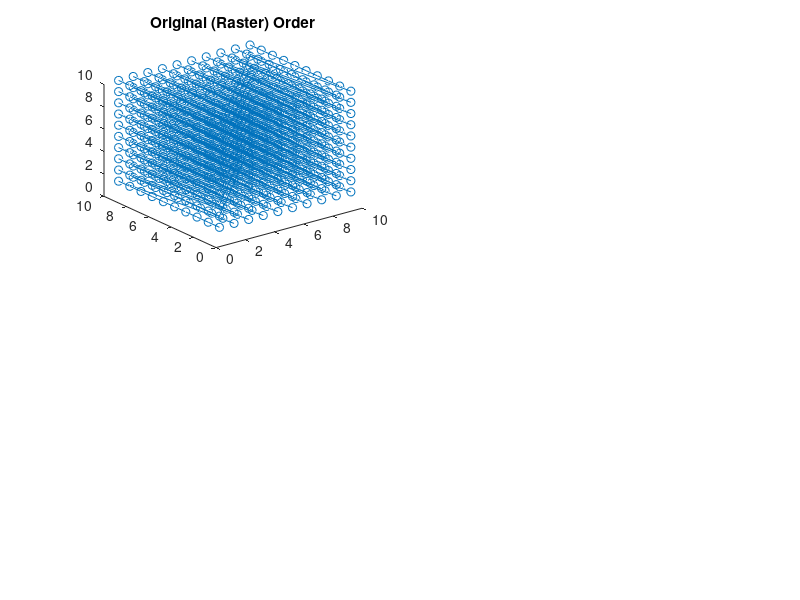

The MATLAB source for this figure: (Note: this script raises an error after producing the figure.)
clear all;



DIM = 3;
NX = 10;
plotCurves = 1;
testAll = 0;
if DIM == 1
    %[nodeX, nodeY, nodeZ] = meshgrid(linspace(0,1,NX),0,0);
    [nodeX, nodeY, nodeZ] = meshgrid(1:NX,0,0);
    [ijkX, ijkY, ijkZ] = meshgrid(1:NX,0,0);
elseif DIM == 2
    %[nodeX, nodeY, nodeZ] = meshgrid(linspace(0,1,NX),linspace(0,1,NX),0);
    [nodeX, nodeY, nodeZ] = meshgrid(1:NX,1:NX,0);
    [ijkX, ijkY, ijkZ] = meshgrid(1:NX,1:NX,0);
elseif DIM==3
    [nodeX, nodeY, nodeZ] = meshgrid(1:NX,1:NX,1:NX);
    % [nodeX, nodeY, nodeZ] = meshgrid(linspace(0,1,NX),linspace(0,1,NX),linspace(0,1,NX));
    [ijkX, ijkY, ijkZ] = meshgrid(1:NX,1:NX,1:NX);
else
    fprintf('Error, No support for dimensions greater than 3\n');
    return;
end

nodes = [nodeX(:), nodeY(:), nodeZ(:)];
clear nodeX nodeY nodeZ;
ijk_ind = [ijkX(:), ijkY(:), ijkZ(:)];
clear ijkX ijkY ijkZ;

%subplot(2,1,2)
% plot3(s_nodes(:,1), s_nodes(:,2), s_nodes(:,3),'o-');
% xlabel('k');
% ylabel('i');
% zlabel('j');

if plotCurves
    subplot(2,2,1);
    plot3(nodes(:,1), nodes(:,2), nodes(:,3),'o-');
    title('Original (Raster) Order');
    view(max(2,DIM))
end


%% Z-order
morton_ind = ijk_to_zz(ijk_ind, DIM, [0,1]);
[temp morton_compressed_ind] = sort(morton_ind);
s_nodes = nodes(morton_compressed_ind,:);

if plotCurves
    subplot(2,2,2);
    plot3(s_nodes(:,1), s_nodes(:,2), s_nodes(:,3),'o-');
    title('Morton (Z) Order');
    view(max(2,DIM))
end

if testAll
    
    %% U-order
    morton_ind = ijk_to_u(ijk_ind, DIM, [0,1]);
    [temp morton_compressed_ind] = sort(morton_ind);
    s_nodes = nodes(morton_compressed_ind,:);
    
    if plotCurves
        subplot(2,2,3);
        plot3(s_nodes(:,1), s_nodes(:,2), s_nodes(:,3),'o-');
        title('Gray-Code (U) Order');
        view(max(2,DIM))
    end
    
    %% X-order
    morton_ind = ijk_to_x(ijk_ind, DIM, [0,1]);
    [temp morton_compressed_ind] = sort(morton_ind);
    s_nodes = nodes(morton_compressed_ind,:);
    
    if plotCurves
        subplot(2,2,4);
        plot3(s_nodes(:,1), s_nodes(:,2), s_nodes(:,3),'o-');
        title('Cross (X) Order');
        view(max(2,DIM))
    end
end
